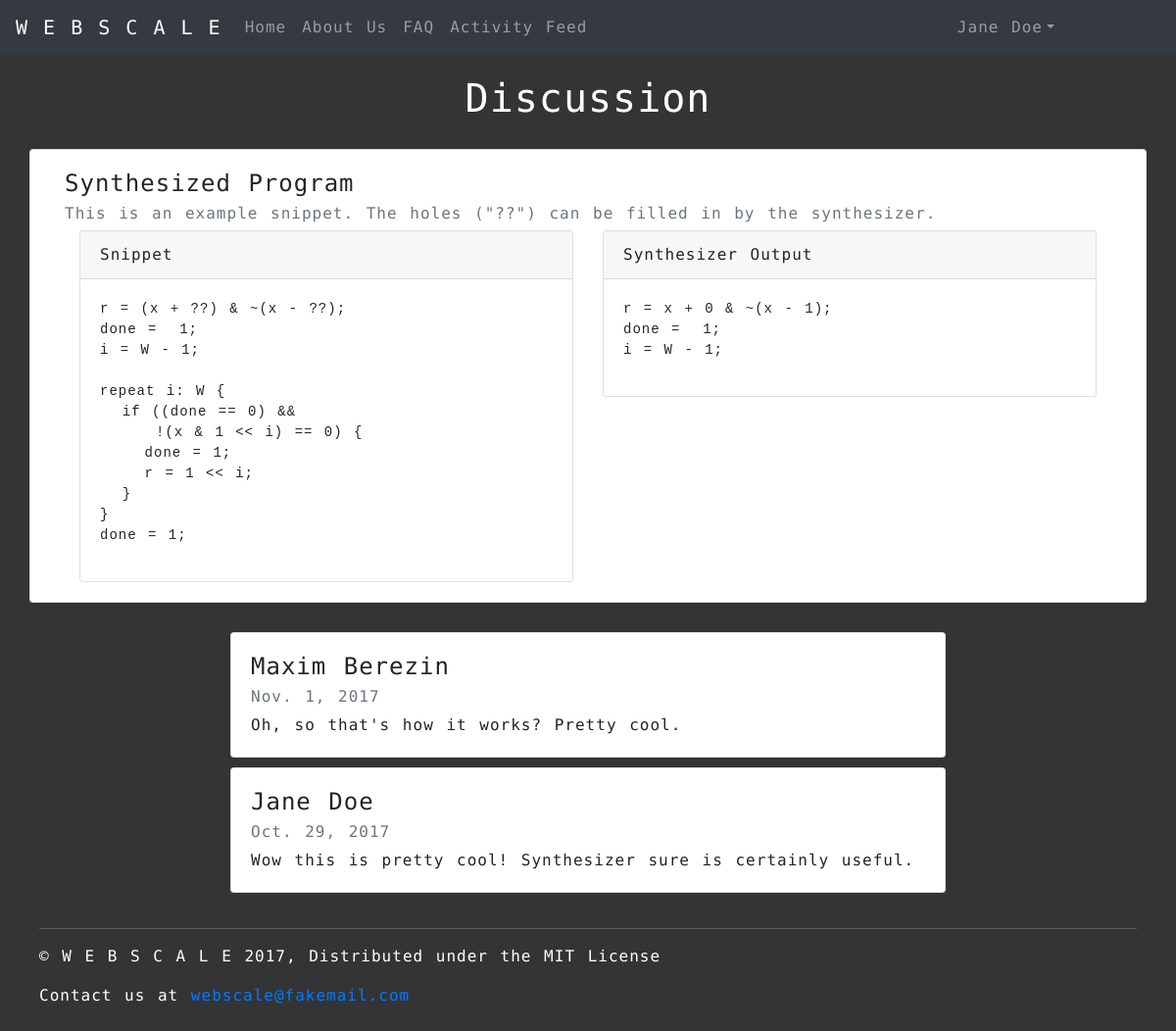
The app's page /discussion/ec59bdefc8ad49f5b782e158f72f78a3, older data.
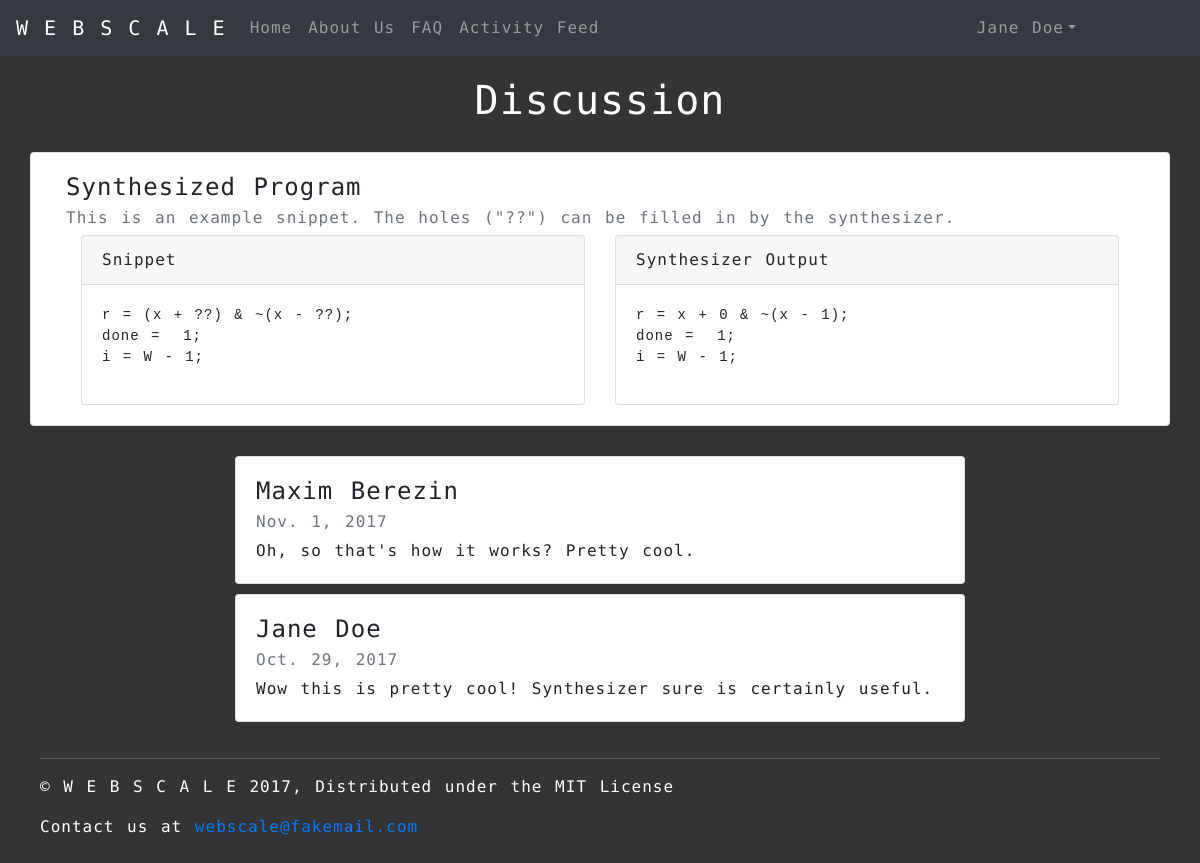
The same page, newer data.
### synthesizer/models.py (models this page shows, shortened)
class Snippit(models.Model):
    id = models.UUIDField(primary_key=True, default=uuid.uuid4, help_text="Unique ID for this Snippit")
    user_id = models.ForeignKey('User', on_delete=models.SET_NULL, null=True)
    name = models.CharField('Name', max_length=200, help_text="Enter name")
    description = models.TextField(max_length=1000, help_text="Enter the snippit description")
    program_text = models.TextField(max_length=99999, help_text="Enter the program holes")
    program_spec = models.TextField(max_length=99999, help_text="Enter the program spec")
    """
    The synthesizer result needs to be a different kind of model field that will be generated, not entered
    """
    synthesizer_result = models.TextField(max_length=99999, help_text="Enter the synthesizer result")
    is_public = (
        ('t', 'True'),
        ('f', 'False'),
    )
    def get_id(self):
        return self.id
    def get_user_id(self):
        return self.user_id
    def get_name(self):
        return self.name
    def get_description(self):
        return self.description
    def get_program_text(self):
        return self.program_text
    def get_synthesizer_result(self):
        return self.synthesizer_result

### synthesizer/views.py (the view)
# urls.py: url(r'^discussion/(\w*)$', views.discussion, name='discussion'),
def discussion(request, snippetID):
    page_context = {'page_title': 'Discussion'}
    snippet = Snippit.objects.get(pk=snippetID)
    snippet_comments = list(
        map(lambda comment: (comment.get_user_id().get_name(),
                         comment.get_text(), comment.get_date()),
                            Comment.objects.filter(snippit_id=snippetID))
        )
    print(list(snippet_comments))
    page_context['snippet_id'] = snippet.get_id().hex
    page_context['snippet_name'] = snippet.get_name()
    page_context['snippet_user_id'] = snippet.get_user_id()
    page_context['snippet_description'] = snippet.get_description()
    page_context['snippet_text'] = snippet.get_program_text()
    page_context['snippet_result'] = snippet.get_synthesizer_result()
    page_context['snippet_comments'] = snippet_comments
    return render(
        request,
        'synthesizer/discussion.html',
        page_context,
    )

### synthesizer/models.py (called while the page is built)
    def get_name(self):
        return self.name

    def get_user_id(self):
        return self.user_id

    def get_text(self):
        return self.text

    def get_date(self):
        return self.date_posted

### synthesizer/templates/synthesizer/discussion.html (shortened to what this page needs)
{% extends "base_page.html" %}
{% block css %}
{% load static %}
<link rel="stylesheet" type="text/css" href="{% static 'css/webscale-discussion.css' %}">
{% endblock %}
{% block content %}
<div>
    <h1 class="page-title">Discussion</h1>
    <div id="main" class="container">
        <div class="row">
            <div class="card col-12">
                <div class="card-body">
                    <h4 class="card-title">{{ snippet_name }}</h4>
                    <h6 class="card-subtitle mb-2 text-muted">{{ snippet_description }}</h6>
                    <div class="container-fluid">
                        <div class="row">
                            <div class="col-6">
                                <div class="card">
                                    <div class="card-header">Snippet</div>
                                    <div class="card-body">
                                        <pre>{{ snippet_text }}</pre>
                                    </div>
                                </div>
                            </div>
                            <div class="col-6">
                                <div class="card">
                                    <div class="card-header">Synthesizer Output</div>
                                    <div class="card-body">
                                        <pre>{{ snippet_result }}</pre>
                                    </div>
                                </div>
                            </div>
                        </div>
                    </div>
                </div>
            </div>
        </div>
        <div class="row comments">
            <div class="comments col-2">
            </div>
            <div class="comments col-8">
                {% for comment in snippet_comments %}
                <div class="card comment">
                    <div class="card-body">
                        <h4 class="card-title">{{ comment.0 }}</h4>
                        <h6 class="card-subtitle mb-2 text-muted">{{ comment.2 }}</h6>
                        <p class="card-text">{{ comment.1 }}</p>
                    </div>
                </div>
                {% endfor %}
            </div>
        </div>
    </div>
    <footer class="footer">
        <hr class="footer-hr">
        <p>&copy; W E B S C A L E 2017, Distributed under the MIT License</p>
        <p>Contact us at <a href="mailto:webscale@fakemail.com">webscale@fakemail.com</a></p>
    </footer>
</div>
{% endblock %}

Row changes from the older to the newer data that the page shows:
changed Snippit "Synthesized Program": program_text "r = (x + ??) & ~(x - ??); done = 1; i = W - 1; repeat i: W { if ((done == 0) && !(x & 1 << i) == 0) { done = 1; r = 1 << i; } } done = 1;" → "r = (x + ??) & ~(x - ??); done = 1; i = W - 1;"
